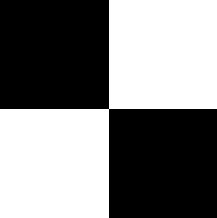
#> input picture A3.mohammad.hossein.beglari.40003413/img1.png, 217 x 218 px
$ jupyter execute third_assignment_q2.ipynb
#> lines starting #> are read from the running program, lines starting #| are printed output that depends on the picture; after the words box and inside, x2 and y2 are one past the last pixel; in counts of white or black regions, pixels touching at a corner belong together
Mohammad hossein beglari 40003413

[cell 1]
import numpy as np
import cv2
import matplotlib.pyplot as plt

[cell 2]
img1= cv2.imread('img1.png',cv2.IMREAD_GRAYSCALE)
#> img1: shape (218, 217); 50% white; 1 white region, box (x1, y1, x2, y2) and area: (0, 0, 217, 218) 23653
img2=cv2.imread('img2.png',cv2.IMREAD_GRAYSCALE)
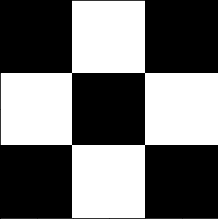
#> input picture A3.mohammad.hossein.beglari.40003413/img2.png, 218 x 219 px
#> img2 is the input picture: shape (219, 218); min 0, max 255, mean 112.3
img3=cv2.imread('img3.png',cv2.IMREAD_GRAYSCALE)
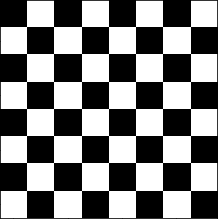
#> input picture A3.mohammad.hossein.beglari.40003413/img3.png, 218 x 219 px
#> img3 is the input picture: shape (219, 218); min 0, max 255, mean 125.7
img4=cv2.imread('noisy.png',cv2.IMREAD_GRAYSCALE)
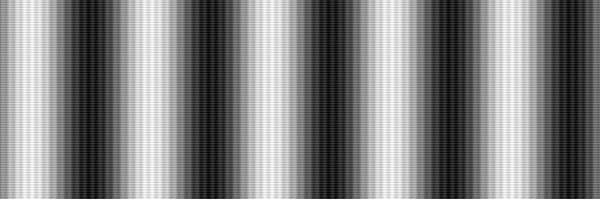
#> input picture A3.mohammad.hossein.beglari.40003413/noisy.png, 600 x 199 px
#> img4 is the input picture: shape (199, 600); min 0, max 255, mean 129.1
img5=cv2.imread('pure image.tif',cv2.IMREAD_GRAYSCALE)
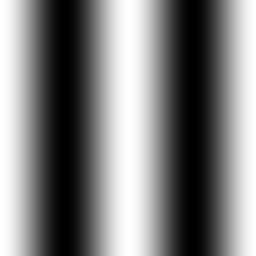
#> input picture A3.mohammad.hossein.beglari.40003413/pure image.tif, 256 x 256 px
#> img5 is the input picture: shape (256, 256); min 0, max 255, mean 127

[cell 3]
plt.figure(figsize=(10, 6))
plt.subplot(151),plt.imshow(img1,cmap='gray')
plt.subplot(152),plt.imshow(img2,cmap='gray')
plt.subplot(153),plt.imshow(img3,cmap='gray')
plt.subplot(154),plt.imshow(img4,cmap='gray')
plt.subplot(155),plt.imshow(img5,cmap='gray')
plt.show()

[cell 4]
plt.figure(figsize=(14, 3))

plt.subplot(151), plt.hist(img1.flatten(), bins=256, alpha=0.7, rwidth=1)
plt.title('Image 1')

plt.subplot(152), plt.hist(img2.flatten(), bins=256, alpha=0.7, rwidth=1)
plt.title('Image 2')

plt.subplot(153), plt.hist(img3.flatten(), bins=256, alpha=0.7, rwidth=1)
plt.title('Image 3')

plt.subplot(154), plt.hist(img4.flatten(), bins=256, alpha=0.7, rwidth=1)
plt.title('Image 4')

plt.subplot(155), plt.hist(img5.flatten(), bins=256, alpha=0.7, rwidth=1)
plt.title('Image 5')

plt.tight_layout()
plt.show()
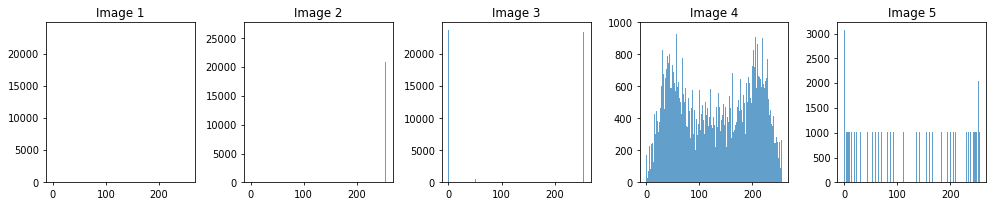
#> figure drawn by matplotlib, 5 panels; panel 2: tallest bar 26426 high, from x = 0 to 0.996; panel 3: tallest bar 23764 high, from x = 0 to 0.996; panel 4: tallest bar 953 high, from x = 53.79 to 54.79; panel 5: tallest bar 3072 high, from x = 0 to 0.996

تصاویر اول تا سوم تنها با اعداد صفر و 255 تشکیل شدند و وجود هیچ نویزی در انها دیده نمیشود ... هم از طریق خود تصاویر میتوان پی برد هم از همگونی و تقارن فضای فوریه آنها

تصویر اخر نیز درست است که تنها از مقادیر صفر و 255 تشکیل نشده ولی از هیستوگرام همگن و فضای فوریه آن میتوان فهمید یک تصویر مات هست و نه دارای نویز

با توجه به هیستوگرام ها و فضای فوریه نا همگون تصویر متوجه وجود نویز در تصویر 3 می شویم و برای رفع ان باید از یک فیلتر استفاده کرد که در اینجا از فیلتر گوسین استفاده میکنیم .

[cell 5]
f1 = np.fft.fft2(img1)
f2 = np.fft.fft2(img2)
f3 = np.fft.fft2(img3)
f4 = np.fft.fft2(img4)
f5 = np.fft.fft2(img5)
fshift1 = np.fft.fftshift(f1)
fshift2 = np.fft.fftshift(f2)
fshift3 = np.fft.fftshift(f3)
fshift4 = np.fft.fftshift(f4)
fshift5 = np.fft.fftshift(f5)
magnitude_spectrum1 = np.log(np.abs(fshift1) + 1)
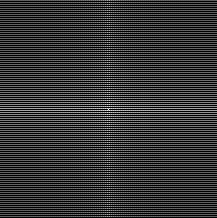
#> magnitude_spectrum1: shape (218, 217) float64; min 0, max 15.61, mean 3.46; drawn with min black and max white
magnitude_spectrum2 = np.log(np.abs(fshift2) + 1)
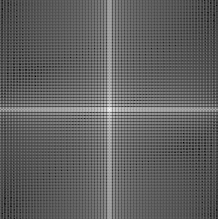
#> magnitude_spectrum2: shape (219, 218) float64; min 0.663, max 15.49, mean 6.32; drawn with min black and max white
magnitude_spectrum3 = np.log(np.abs(fshift3) + 1)
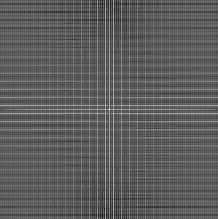
#> magnitude_spectrum3: shape (219, 218) float64; min 1.22, max 15.61, mean 6.52; drawn with min black and max white
magnitude_spectrum4 = np.log(np.abs(fshift4) + 1)
magnitude_spectrum5 = np.log(np.abs(fshift5) + 1)
plt.figure(figsize=(18, 10))
plt.subplot(151), plt.imshow(magnitude_spectrum1, cmap='gray')
plt.subplot(152), plt.imshow(magnitude_spectrum2, cmap='gray')
plt.subplot(153), plt.imshow(magnitude_spectrum3, cmap='gray')
plt.subplot(154), plt.imshow(magnitude_spectrum4, cmap='gray')
plt.subplot(155), plt.imshow(magnitude_spectrum5, cmap='gray')
plt.show()

[cell 6]
plt.figure(figsize=(17,3))

blurred_image = cv2.GaussianBlur(img4, (21,21), 0)
f4_1 = np.fft.fft2(blurred_image)
fshift4_1 = np.fft.fftshift(f4_1)
magnitude_spectrum4_1 = np.log(np.abs(fshift4_1) + 1)
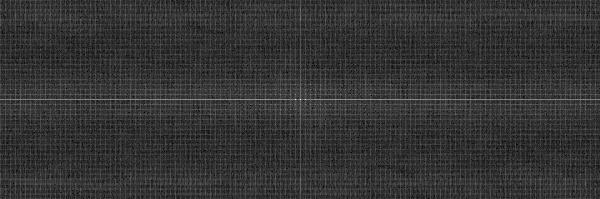
#> magnitude_spectrum4_1: shape (199, 600) float64; min 0.073, max 16.55, mean 3.46; drawn with min black and max white

plt.subplot(131), plt.imshow(blurred_image, cmap='gray')
plt.subplot(132), plt.hist(blurred_image.flatten(), bins=256, alpha=0.7, rwidth=1)
plt.subplot(133), plt.imshow(magnitude_spectrum4_1, cmap='gray')
plt.show()
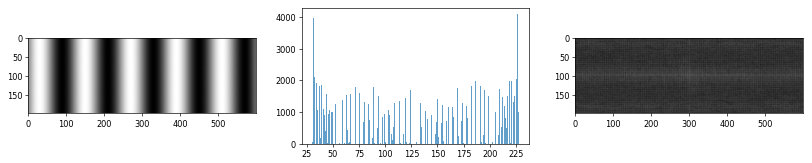
#> figure drawn by matplotlib, 3 panels; panel 2: tallest bar 4088 high, from x = 226.5 to 227.2
